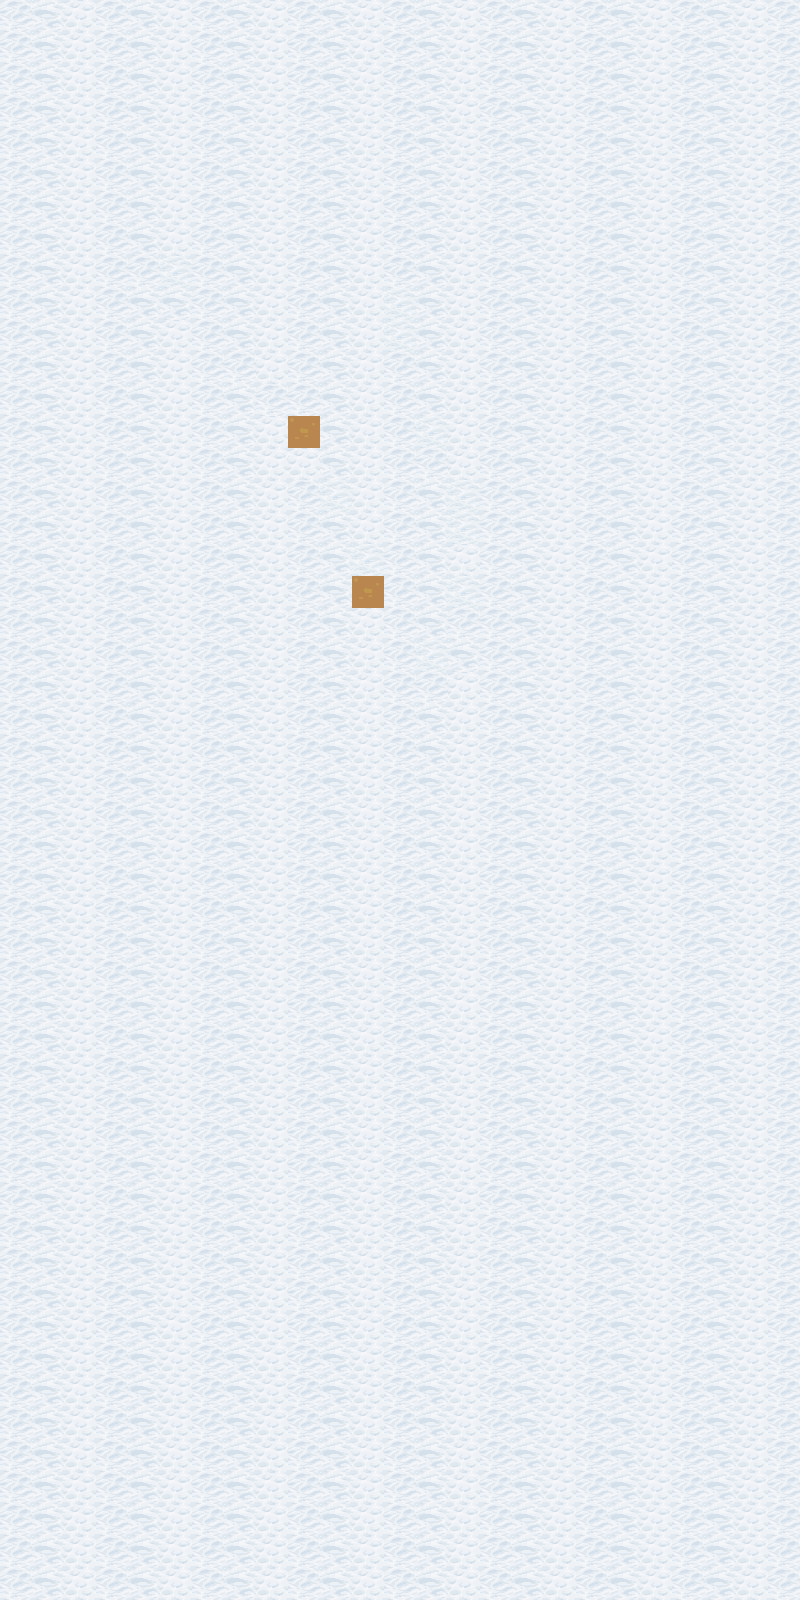

Tiled map render using the project's own tile images. Description and the whole map definition, tile-layer contents included, below:
An orthogonal 25x50 tile map with 32x32 px tiles, 1 tile layer (tiles) and 5 objects (4x wall, start).

<map version="1.2" tiledversion="1.2.2" orientation="orthogonal" renderorder="right-down" width="25" height="50" tilewidth="32" tileheight="32" infinite="0" nextlayerid="4" nextobjectid="20">
 <tileset firstgid="1" source="Terrain.tsx" />
 <layer id="3" name="tiles" width="25" height="50">
  <data encoding="csv">
563,564,565,563,564,565,563,564,565,563,564,565,563,564,565,563,564,565,563,564,565,563,564,565,563,
563,564,565,563,564,565,563,564,565,563,564,565,563,564,565,563,564,565,563,564,565,563,564,565,563,
563,564,565,563,564,565,563,564,565,563,564,565,563,564,565,563,564,565,563,564,565,563,564,565,563,
563,564,565,563,564,565,563,564,565,563,564,565,563,564,565,563,564,565,563,564,565,563,564,565,563,
563,564,565,563,564,565,563,564,565,563,564,565,563,564,565,563,564,565,563,564,565,563,564,565,563,
563,564,565,563,564,565,563,564,565,563,564,565,563,564,565,563,564,565,563,564,565,563,564,565,563,
563,564,565,563,564,565,563,564,565,563,564,565,563,564,565,563,564,565,563,564,565,563,564,565,563,
563,564,565,563,564,565,563,564,565,563,564,565,563,564,565,563,564,565,563,564,565,563,564,565,563,
563,564,565,563,563,500,563,564,565,563,564,565,563,564,565,563,564,565,563,564,565,563,564,565,563,
563,564,565,563,564,564,563,564,565,563,564,565,500,564,565,563,564,565,563,564,565,563,564,565,563,
563,564,565,563,564,565,563,564,565,563,564,565,500,564,565,563,564,565,563,564,565,563,564,565,563,
563,564,565,563,564,565,563,563,565,563,564,565,563,564,565,563,564,565,563,564,565,563,564,565,563,
563,564,565,563,564,565,563,564,563,563,564,565,563,564,565,563,564,565,563,564,565,563,564,565,563,
563,564,565,563,564,565,563,564,565,573,564,565,563,500,565,563,564,565,563,564,565,563,564,565,563,
563,564,565,563,564,565,563,564,565,565,564,565,563,563,565,563,564,565,563,564,565,563,564,565,563,
563,564,565,563,564,565,563,564,565,563,500,565,563,564,500,563,564,565,563,564,565,563,564,565,563,
563,564,565,563,564,565,563,564,565,563,564,565,563,564,500,563,564,565,563,564,565,563,564,565,563,
563,564,565,563,564,565,563,564,565,563,564,500,563,564,565,563,564,565,563,564,565,563,564,565,563,
563,564,565,563,564,565,563,564,565,563,564,573,563,564,500,563,564,565,563,564,565,563,564,565,563,
563,564,565,563,564,565,563,564,565,563,564,565,563,564,563,563,564,565,563,564,565,563,564,565,563,
563,564,565,563,564,565,563,564,565,563,564,565,563,500,564,563,564,565,563,564,565,563,564,565,563,
563,564,565,563,564,565,563,564,565,563,564,565,563,563,565,563,564,565,563,564,565,563,564,565,563,
563,564,565,563,564,565,563,564,565,563,564,565,563,564,565,563,564,565,563,564,565,563,564,565,563,
563,564,565,563,564,565,563,564,565,563,564,565,563,564,565,563,564,565,563,564,565,563,564,565,563,
563,564,565,563,564,565,563,564,565,563,564,565,563,564,565,563,564,565,563,564,565,563,564,565,563,
563,564,565,563,564,565,563,564,565,563,564,565,563,564,565,563,564,565,563,564,565,563,564,565,563,
563,564,565,563,564,565,563,564,565,563,564,565,563,564,565,563,564,565,563,564,565,563,564,565,563,
563,564,565,563,564,565,563,564,565,563,564,565,563,564,565,563,564,565,563,564,565,563,564,565,563,
563,564,565,563,564,565,563,564,565,563,564,565,563,564,565,563,564,565,563,564,565,563,564,565,563,
563,564,565,563,564,565,563,564,565,563,564,565,563,564,565,563,564,565,563,564,565,563,564,565,563,
563,564,565,563,564,565,563,564,565,563,564,565,563,564,565,563,564,565,563,564,565,563,564,565,563,
563,564,565,563,564,565,563,564,565,563,564,565,563,564,565,563,564,565,563,564,565,563,564,565,563,
563,564,565,563,564,565,563,564,565,563,564,565,563,564,565,563,564,565,563,564,565,563,564,565,563,
563,564,565,563,564,565,563,564,565,563,564,565,563,564,565,563,564,565,563,564,565,563,564,565,563,
563,564,565,563,564,565,563,564,565,563,564,565,563,564,565,563,564,565,563,564,565,563,564,565,563,
563,564,565,563,564,565,563,564,565,563,564,565,563,564,565,563,564,565,563,564,565,563,564,565,563,
563,564,565,563,564,565,563,564,565,563,564,565,563,564,565,563,564,565,563,564,565,563,564,565,563,
563,564,565,563,564,565,563,564,565,563,564,565,563,564,565,563,564,565,563,564,565,563,564,565,563,
563,564,565,563,564,565,563,564,565,563,564,565,563,564,565,563,564,565,563,564,565,563,564,565,563,
563,564,565,563,564,565,563,564,565,563,564,565,563,564,565,563,564,565,563,564,565,563,564,565,563,
563,564,565,563,564,565,563,564,565,563,564,565,563,564,565,563,564,565,563,564,565,563,564,565,563,
563,564,565,563,564,565,563,564,565,563,564,565,563,564,565,563,564,565,563,564,565,563,564,565,563,
563,564,565,563,564,565,563,564,565,563,564,565,563,564,565,563,564,565,563,564,565,563,564,565,563,
563,564,565,563,564,565,563,564,565,563,564,565,563,564,565,563,564,565,563,564,565,563,564,565,563,
563,564,565,563,564,565,563,564,565,563,564,565,563,564,565,563,564,565,563,564,565,563,564,565,563,
563,564,565,563,564,565,563,564,565,563,564,565,563,564,565,563,564,565,563,564,565,563,564,565,563,
563,564,565,563,564,565,563,564,565,563,564,565,563,564,565,563,564,565,563,564,565,563,564,565,563,
563,564,565,563,564,565,563,564,565,563,564,565,563,564,565,563,564,565,563,564,565,563,564,565,563,
563,564,565,563,564,565,563,564,565,563,564,565,563,564,565,563,564,565,563,564,565,563,564,565,563,
563,564,565,563,564,565,563,564,565,563,564,565,563,564,565,563,564,565,563,564,565,563,564,565,563
</data>
 </layer>
 <objectgroup id="2" name="mapObjects">
  <object id="11" type="wall" x="-20" y="-52" width="830" height="70" />
  <object id="12" type="wall" x="786" y="24" width="46" height="1586" />
  <object id="13" type="wall" x="-16" y="1574" width="794" height="30" />
  <object id="14" type="wall" x="-19" y="21" width="24" height="1549" />
  <object id="19" name="startArea" type="start" x="40" y="1385" width="724" height="170" />
 </objectgroup>
</map>
